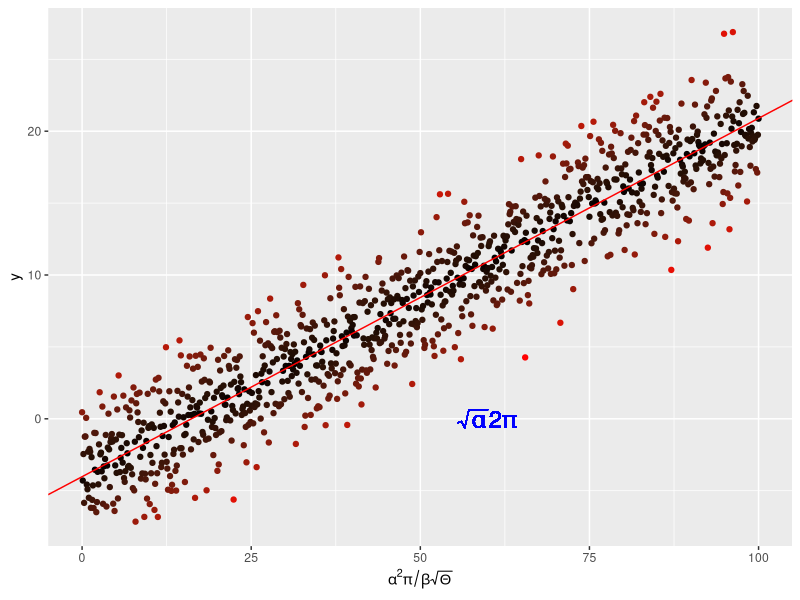

The R script that drew this image:
#install.packages("ggplot2")
require(ggplot2) # load the ggplot2 package

# try mathematical annotation of an axis as well as within the plot area
# create some linear regression data
x <- seq(0, 100, by = 0.1)
y <- -4. + 0.25 * x +
  rnorm(length(x), mean = 0., sd = 2.5)

# and put them in a dataframe
my_data <- data.frame(x = x, y = y)

# perform a linear regression
my_lm <- summary(lm(y ~ x, data = my_data))

# plot the data
pdf("../results/MyLinReg.pdf") # call the pdf command to start the plot
p <-  ggplot(my_data, aes(x = x, y = y,
                          colour = abs(my_lm$residual))
) +
  geom_point() +
  scale_colour_gradient(low = "black", high = "red") +
  theme(legend.position = "none") +
  scale_x_continuous(
    expression(alpha^2 * pi / beta * sqrt(Theta)))

# add the regression line
p <- p + geom_abline(
  intercept = my_lm$coefficients[1][1],
  slope = my_lm$coefficients[2][1],
  colour = "red")
# throw some math on the plot
p <- p + geom_text(aes(x = 60, y = 0,
                       label = "sqrt(alpha) * 2* pi"), 
                   parse = TRUE, size = 6, 
                   colour = "blue")

print(p)
dev.off() # run dev.off() to create the file